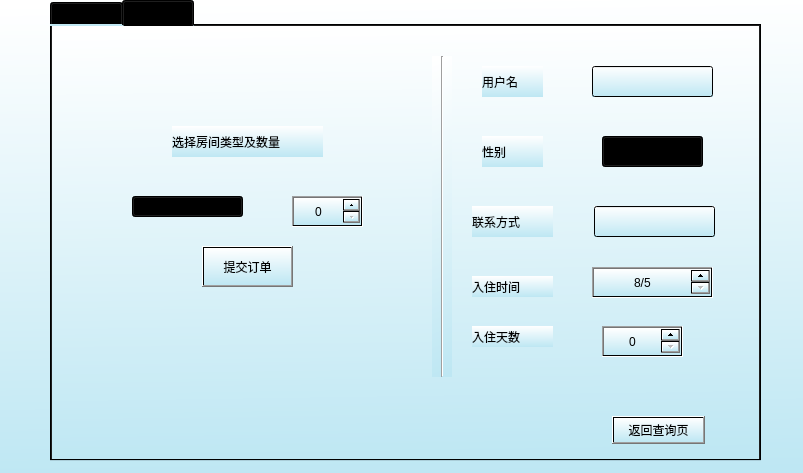
<?xml version="1.0" encoding="UTF-8"?>
<ui version="4.0">
 <class>UserDialog</class>
 <widget class="QDialog" name="UserDialog">
  <property name="geometry">
   <rect>
    <x>0</x>
    <y>0</y>
    <width>803</width>
    <height>473</height>
   </rect>
  </property>
  <property name="windowTitle">
   <string>Dialog</string>
  </property>
  <property name="styleSheet">
   <string notr="true">background-color: qlineargradient(spread:pad, x1:0.522, y1:1, x2:0.497, y2:0, stop:0 rgba(190, 231, 243, 255), stop:1 rgba(255, 255, 255, 255));</string>
  </property>
  <widget class="QTabWidget" name="tabWidget">
   <property name="geometry">
    <rect>
     <x>50</x>
     <y>0</y>
     <width>711</width>
     <height>461</height>
    </rect>
   </property>
   <property name="font">
    <font>
     <family>Microsoft YaHei</family>
    </font>
   </property>
   <property name="toolTip">
    <string>&lt;html&gt;&lt;head/&gt;&lt;body&gt;&lt;p&gt;&lt;br/&gt;&lt;/p&gt;&lt;/body&gt;&lt;/html&gt;</string>
   </property>
   <property name="toolTipDuration">
    <number>4</number>
   </property>
   <property name="layoutDirection">
    <enum>Qt::LeftToRight</enum>
   </property>
   <property name="tabPosition">
    <enum>QTabWidget::North</enum>
   </property>
   <property name="currentIndex">
    <number>1</number>
   </property>
   <property name="iconSize">
    <size>
     <width>16</width>
     <height>16</height>
    </size>
   </property>
   <widget class="QWidget" name="hotel">
    <attribute name="title">
     <string>酒店查询</string>
    </attribute>
    <widget class="QLabel" name="city">
     <property name="geometry">
      <rect>
       <x>500</x>
       <y>280</y>
       <width>72</width>
       <height>21</height>
      </rect>
     </property>
     <property name="styleSheet">
      <string notr="true">font: 10pt &quot;Microsoft YaHei UI&quot;;</string>
     </property>
     <property name="frameShape">
      <enum>QFrame::Panel</enum>
     </property>
     <property name="text">
      <string>城市</string>
     </property>
     <property name="alignment">
      <set>Qt::AlignCenter</set>
     </property>
    </widget>
    <widget class="QPushButton" name="Evaluation">
     <property name="geometry">
      <rect>
       <x>580</x>
       <y>50</y>
       <width>111</width>
       <height>28</height>
      </rect>
     </property>
     <property name="text">
      <string>评价从好到坏</string>
     </property>
    </widget>
    <widget class="QLabel" name="label_2">
     <property name="geometry">
      <rect>
       <x>500</x>
       <y>70</y>
       <width>72</width>
       <height>21</height>
      </rect>
     </property>
     <property name="styleSheet">
      <string notr="true">font: 75 10pt &quot;Microsoft YaHei UI&quot;;</string>
     </property>
     <property name="frameShape">
      <enum>QFrame::Panel</enum>
     </property>
     <property name="text">
      <string>排序 </string>
     </property>
     <property name="alignment">
      <set>Qt::AlignCenter</set>
     </property>
    </widget>
    <widget class="QPushButton" name="price">
     <property name="geometry">
      <rect>
       <x>580</x>
       <y>90</y>
       <width>111</width>
       <height>28</height>
      </rect>
     </property>
     <property name="text">
      <string>价格从高到低</string>
     </property>
    </widget>
    <widget class="QLineEdit" name="City">
     <property name="geometry">
      <rect>
       <x>580</x>
       <y>280</y>
       <width>113</width>
       <height>21</height>
      </rect>
     </property>
    </widget>
    <widget class="QLabel" name="label_3">
     <property name="geometry">
      <rect>
       <x>500</x>
       <y>210</y>
       <width>72</width>
       <height>31</height>
      </rect>
     </property>
     <property name="styleSheet">
      <string notr="true">font: 75 10pt &quot;Microsoft YaHei UI&quot;;
gridline-color: rgb(0, 0, 0);</string>
     </property>
     <property name="frameShape">
      <enum>QFrame::Panel</enum>
     </property>
     <property name="text">
      <string>按条件</string>
     </property>
     <property name="alignment">
      <set>Qt::AlignCenter</set>
     </property>
    </widget>
    <widget class="QPushButton" name="check">
     <property name="geometry">
      <rect>
       <x>580</x>
       <y>210</y>
       <width>101</width>
       <height>31</height>
      </rect>
     </property>
     <property name="font">
      <font>
       <family>Microsoft YaHei UI</family>
       <pointsize>10</pointsize>
       <stylestrategy>PreferAntialias</stylestrategy>
      </font>
     </property>
     <property name="text">
      <string>查询</string>
     </property>
    </widget>
    <widget class="QLabel" name="label_4">
     <property name="geometry">
      <rect>
       <x>500</x>
       <y>340</y>
       <width>72</width>
       <height>21</height>
      </rect>
     </property>
     <property name="styleSheet">
      <string notr="true">font: 75 10pt &quot;Microsoft YaHei UI&quot;;</string>
     </property>
     <property name="frameShape">
      <enum>QFrame::Panel</enum>
     </property>
     <property name="text">
      <string>房型</string>
     </property>
     <property name="alignment">
      <set>Qt::AlignCenter</set>
     </property>
    </widget>
    <widget class="QComboBox" name="comboBox">
     <property name="geometry">
      <rect>
       <x>580</x>
       <y>340</y>
       <width>111</width>
       <height>21</height>
      </rect>
     </property>
     <property name="font">
      <font>
       <family>Microsoft YaHei UI</family>
       <pointsize>9</pointsize>
       <weight>75</weight>
       <bold>true</bold>
      </font>
     </property>
     <property name="styleSheet">
      <string notr="true">background-color: qlineargradient(spread:pad, x1:1, y1:0, x2:1, y2:0, stop:0 rgba(167, 235, 255, 255), stop:1 rgba(255, 255, 255, 255));</string>
     </property>
     <item>
      <property name="text">
       <string>标间（单人）</string>
      </property>
     </item>
     <item>
      <property name="text">
       <string>标间（双人）</string>
      </property>
     </item>
     <item>
      <property name="text">
       <string>大床房</string>
      </property>
     </item>
     <item>
      <property name="text">
       <string>豪华套房</string>
      </property>
     </item>
    </widget>
    <widget class="Line" name="line">
     <property name="geometry">
      <rect>
       <x>480</x>
       <y>10</y>
       <width>20</width>
       <height>401</height>
      </rect>
     </property>
     <property name="orientation">
      <enum>Qt::Vertical</enum>
     </property>
    </widget>
    <widget class="QTableWidget" name="Hoteltable">
     <property name="geometry">
      <rect>
       <x>20</x>
       <y>40</y>
       <width>441</width>
       <height>371</height>
      </rect>
     </property>
     <column>
      <property name="text">
       <string>名称</string>
      </property>
     </column>
     <column>
      <property name="text">
       <string>城市</string>
      </property>
     </column>
     <column>
      <property name="text">
       <string>地址</string>
      </property>
     </column>
     <column>
      <property name="text">
       <string>价格</string>
      </property>
     </column>
     <column>
      <property name="text">
       <string>评分</string>
      </property>
     </column>
     <column>
      <property name="text">
       <string>房余量</string>
      </property>
     </column>
     <column>
      <property name="text">
       <string>优惠</string>
      </property>
     </column>
    </widget>
    <widget class="QLabel" name="dbclick">
     <property name="geometry">
      <rect>
       <x>50</x>
       <y>10</y>
       <width>421</width>
       <height>20</height>
      </rect>
     </property>
     <property name="font">
      <font>
       <family>Microsoft YaHei UI</family>
       <pointsize>10</pointsize>
      </font>
     </property>
     <property name="text">
      <string>双击选择进行下单的酒店</string>
     </property>
     <property name="alignment">
      <set>Qt::AlignCenter</set>
     </property>
    </widget>
    <widget class="QLabel" name="hello">
     <property name="geometry">
      <rect>
       <x>521</x>
       <y>10</y>
       <width>171</width>
       <height>21</height>
      </rect>
     </property>
     <property name="font">
      <font>
       <family>Microsoft YaHei UI</family>
       <pointsize>10</pointsize>
       <weight>75</weight>
       <bold>true</bold>
      </font>
     </property>
     <property name="text">
      <string>TextLabel</string>
     </property>
     <property name="alignment">
      <set>Qt::AlignCenter</set>
     </property>
    </widget>
    <zorder>Hoteltable</zorder>
    <zorder>city</zorder>
    <zorder>Evaluation</zorder>
    <zorder>label_2</zorder>
    <zorder>price</zorder>
    <zorder>City</zorder>
    <zorder>label_3</zorder>
    <zorder>check</zorder>
    <zorder>label_4</zorder>
    <zorder>comboBox</zorder>
    <zorder>line</zorder>
    <zorder>dbclick</zorder>
    <zorder>hello</zorder>
   </widget>
   <widget class="QWidget" name="order">
    <attribute name="title">
     <string>我的订单</string>
    </attribute>
    <widget class="QTableWidget" name="ordertable">
     <property name="geometry">
      <rect>
       <x>20</x>
       <y>50</y>
       <width>631</width>
       <height>341</height>
      </rect>
     </property>
     <property name="font">
      <font>
       <family>Microsoft YaHei UI</family>
      </font>
     </property>
     <column>
      <property name="text">
       <string>酒店名</string>
      </property>
     </column>
     <column>
      <property name="text">
       <string>房间类型</string>
      </property>
     </column>
     <column>
      <property name="text">
       <string>入住天数</string>
      </property>
     </column>
     <column>
      <property name="text">
       <string>入住日期</string>
      </property>
     </column>
     <column>
      <property name="text">
       <string>总金额</string>
      </property>
     </column>
     <column>
      <property name="text">
       <string>订单状态</string>
      </property>
     </column>
    </widget>
    <widget class="QGroupBox" name="box">
     <property name="geometry">
      <rect>
       <x>240</x>
       <y>50</y>
       <width>281</width>
       <height>311</height>
      </rect>
     </property>
     <property name="title">
      <string>订单操作</string>
     </property>
     <widget class="QLabel" name="label_6">
      <property name="geometry">
       <rect>
        <x>20</x>
        <y>70</y>
        <width>72</width>
        <height>21</height>
       </rect>
      </property>
      <property name="text">
       <string>订单状态</string>
      </property>
     </widget>
     <widget class="QLabel" name="OrderStatus">
      <property name="geometry">
       <rect>
        <x>120</x>
        <y>70</y>
        <width>131</width>
        <height>21</height>
       </rect>
      </property>
      <property name="text">
       <string/>
      </property>
     </widget>
     <widget class="QLabel" name="label_8">
      <property name="geometry">
       <rect>
        <x>20</x>
        <y>30</y>
        <width>72</width>
        <height>21</height>
       </rect>
      </property>
      <property name="text">
       <string>酒店名</string>
      </property>
     </widget>
     <widget class="QLabel" name="Hotelname">
      <property name="geometry">
       <rect>
        <x>120</x>
        <y>30</y>
        <width>131</width>
        <height>21</height>
       </rect>
      </property>
      <property name="text">
       <string/>
      </property>
     </widget>
     <widget class="QLabel" name="label_10">
      <property name="geometry">
       <rect>
        <x>20</x>
        <y>150</y>
        <width>72</width>
        <height>21</height>
       </rect>
      </property>
      <property name="text">
       <string>房间类型</string>
      </property>
     </widget>
     <widget class="QLabel" name="Room">
      <property name="geometry">
       <rect>
        <x>120</x>
        <y>150</y>
        <width>131</width>
        <height>21</height>
       </rect>
      </property>
      <property name="text">
       <string/>
      </property>
     </widget>
     <widget class="QLabel" name="label_12">
      <property name="geometry">
       <rect>
        <x>20</x>
        <y>190</y>
        <width>72</width>
        <height>21</height>
       </rect>
      </property>
      <property name="text">
       <string>总金额</string>
      </property>
     </widget>
     <widget class="QLabel" name="TotalPrice">
      <property name="geometry">
       <rect>
        <x>120</x>
        <y>190</y>
        <width>131</width>
        <height>21</height>
       </rect>
      </property>
      <property name="text">
       <string/>
      </property>
     </widget>
     <widget class="QPushButton" name="pay">
      <property name="geometry">
       <rect>
        <x>90</x>
        <y>260</y>
        <width>93</width>
        <height>28</height>
       </rect>
      </property>
      <property name="text">
       <string>付款</string>
      </property>
     </widget>
     <widget class="QPushButton" name="evaluate">
      <property name="geometry">
       <rect>
        <x>90</x>
        <y>260</y>
        <width>93</width>
        <height>28</height>
       </rect>
      </property>
      <property name="text">
       <string>评价</string>
      </property>
     </widget>
     <widget class="QLabel" name="label">
      <property name="geometry">
       <rect>
        <x>20</x>
        <y>110</y>
        <width>72</width>
        <height>21</height>
       </rect>
      </property>
      <property name="text">
       <string>订单号</string>
      </property>
     </widget>
     <widget class="QLabel" name="No">
      <property name="geometry">
       <rect>
        <x>120</x>
        <y>110</y>
        <width>131</width>
        <height>21</height>
       </rect>
      </property>
      <property name="text">
       <string/>
      </property>
     </widget>
     <widget class="QPushButton" name="Return">
      <property name="geometry">
       <rect>
        <x>90</x>
        <y>260</y>
        <width>93</width>
        <height>28</height>
       </rect>
      </property>
      <property name="text">
       <string>返回</string>
      </property>
     </widget>
     <widget class="QPushButton" name="refee">
      <property name="geometry">
       <rect>
        <x>90</x>
        <y>260</y>
        <width>93</width>
        <height>28</height>
       </rect>
      </property>
      <property name="text">
       <string>退款</string>
      </property>
     </widget>
     <widget class="QGroupBox" name="valuebox">
      <property name="geometry">
       <rect>
        <x>0</x>
        <y>0</y>
        <width>281</width>
        <height>311</height>
       </rect>
      </property>
      <property name="title">
       <string>评价</string>
      </property>
      <widget class="QLabel" name="label_5">
       <property name="geometry">
        <rect>
         <x>60</x>
         <y>30</y>
         <width>51</width>
         <height>21</height>
        </rect>
       </property>
       <property name="font">
        <font>
         <family>Microsoft YaHei UI</family>
         <pointsize>10</pointsize>
         <weight>50</weight>
         <bold>false</bold>
        </font>
       </property>
       <property name="text">
        <string>评分</string>
       </property>
       <property name="alignment">
        <set>Qt::AlignCenter</set>
       </property>
      </widget>
      <widget class="QSpinBox" name="value">
       <property name="geometry">
        <rect>
         <x>130</x>
         <y>30</y>
         <width>91</width>
         <height>31</height>
        </rect>
       </property>
       <property name="font">
        <font>
         <family>Microsoft YaHei UI</family>
         <pointsize>10</pointsize>
         <weight>75</weight>
         <bold>true</bold>
        </font>
       </property>
       <property name="alignment">
        <set>Qt::AlignCenter</set>
       </property>
       <property name="minimum">
        <number>0</number>
       </property>
       <property name="maximum">
        <number>5</number>
       </property>
       <property name="singleStep">
        <number>1</number>
       </property>
       <property name="value">
        <number>0</number>
       </property>
      </widget>
      <widget class="QLabel" name="label_7">
       <property name="geometry">
        <rect>
         <x>100</x>
         <y>90</y>
         <width>81</width>
         <height>31</height>
        </rect>
       </property>
       <property name="font">
        <font>
         <family>Microsoft YaHei UI</family>
         <pointsize>10</pointsize>
         <weight>50</weight>
         <bold>false</bold>
        </font>
       </property>
       <property name="text">
        <string>填写评价</string>
       </property>
       <property name="alignment">
        <set>Qt::AlignCenter</set>
       </property>
      </widget>
      <widget class="QLineEdit" name="comment">
       <property name="geometry">
        <rect>
         <x>30</x>
         <y>130</y>
         <width>221</width>
         <height>131</height>
        </rect>
       </property>
       <property name="text">
        <string/>
       </property>
      </widget>
      <widget class="QPushButton" name="submit">
       <property name="geometry">
        <rect>
         <x>100</x>
         <y>270</y>
         <width>93</width>
         <height>28</height>
        </rect>
       </property>
       <property name="text">
        <string>提交评价</string>
       </property>
      </widget>
     </widget>
    </widget>
    <widget class="QPushButton" name="pushButton_2">
     <property name="geometry">
      <rect>
       <x>560</x>
       <y>10</y>
       <width>93</width>
       <height>28</height>
      </rect>
     </property>
     <property name="text">
      <string>刷新</string>
     </property>
    </widget>
    <widget class="QPushButton" name="pushButton_3">
     <property name="geometry">
      <rect>
       <x>450</x>
       <y>10</y>
       <width>93</width>
       <height>28</height>
      </rect>
     </property>
     <property name="text">
      <string>退出</string>
     </property>
    </widget>
    <widget class="QLabel" name="label_9">
     <property name="geometry">
      <rect>
       <x>40</x>
       <y>15</y>
       <width>181</width>
       <height>20</height>
      </rect>
     </property>
     <property name="text">
      <string>双击订单行进行更多操作</string>
     </property>
    </widget>
   </widget>
  </widget>
  <widget class="QTabWidget" name="tabWidget_2">
   <property name="geometry">
    <rect>
     <x>50</x>
     <y>0</y>
     <width>711</width>
     <height>461</height>
    </rect>
   </property>
   <property name="currentIndex">
    <number>1</number>
   </property>
   <widget class="QWidget" name="tab_3">
    <attribute name="title">
     <string>酒店简介</string>
    </attribute>
    <widget class="QLabel" name="label_16">
     <property name="geometry">
      <rect>
       <x>21</x>
       <y>94</y>
       <width>81</width>
       <height>31</height>
      </rect>
     </property>
     <property name="font">
      <font>
       <family>Microsoft YaHei UI</family>
       <pointsize>10</pointsize>
      </font>
     </property>
     <property name="text">
      <string>图片展示</string>
     </property>
     <property name="alignment">
      <set>Qt::AlignCenter</set>
     </property>
    </widget>
    <widget class="QLabel" name="img_in01">
     <property name="geometry">
      <rect>
       <x>390</x>
       <y>190</y>
       <width>191</width>
       <height>101</height>
      </rect>
     </property>
     <property name="font">
      <font>
       <family>Microsoft YaHei UI</family>
       <pointsize>10</pointsize>
      </font>
     </property>
     <property name="text">
      <string>内景1</string>
     </property>
     <property name="alignment">
      <set>Qt::AlignCenter</set>
     </property>
    </widget>
    <widget class="QLabel" name="img_in02">
     <property name="geometry">
      <rect>
       <x>390</x>
       <y>300</y>
       <width>191</width>
       <height>101</height>
      </rect>
     </property>
     <property name="font">
      <font>
       <family>Microsoft YaHei UI</family>
       <pointsize>10</pointsize>
      </font>
     </property>
     <property name="text">
      <string>内景2</string>
     </property>
     <property name="alignment">
      <set>Qt::AlignCenter</set>
     </property>
    </widget>
    <widget class="QLabel" name="label_17">
     <property name="geometry">
      <rect>
       <x>90</x>
       <y>150</y>
       <width>72</width>
       <height>31</height>
      </rect>
     </property>
     <property name="font">
      <font>
       <family>Microsoft YaHei UI</family>
       <pointsize>10</pointsize>
      </font>
     </property>
     <property name="text">
      <string>外景</string>
     </property>
     <property name="alignment">
      <set>Qt::AlignCenter</set>
     </property>
    </widget>
    <widget class="QLabel" name="img_out">
     <property name="geometry">
      <rect>
       <x>30</x>
       <y>200</y>
       <width>191</width>
       <height>121</height>
      </rect>
     </property>
     <property name="font">
      <font>
       <family>Microsoft YaHei UI</family>
       <pointsize>10</pointsize>
      </font>
     </property>
     <property name="text">
      <string>外景</string>
     </property>
     <property name="alignment">
      <set>Qt::AlignCenter</set>
     </property>
    </widget>
    <widget class="QLabel" name="label_18">
     <property name="geometry">
      <rect>
       <x>450</x>
       <y>150</y>
       <width>81</width>
       <height>31</height>
      </rect>
     </property>
     <property name="font">
      <font>
       <family>Microsoft YaHei UI</family>
       <pointsize>10</pointsize>
      </font>
     </property>
     <property name="text">
      <string>房间图片</string>
     </property>
     <property name="alignment">
      <set>Qt::AlignCenter</set>
     </property>
    </widget>
    <widget class="QLabel" name="discription">
     <property name="geometry">
      <rect>
       <x>240</x>
       <y>60</y>
       <width>431</width>
       <height>41</height>
      </rect>
     </property>
     <property name="font">
      <font>
       <family>Microsoft YaHei UI</family>
       <pointsize>10</pointsize>
      </font>
     </property>
     <property name="text">
      <string>酒店简介</string>
     </property>
     <property name="alignment">
      <set>Qt::AlignCenter</set>
     </property>
    </widget>
    <widget class="QLabel" name="Hotel">
     <property name="geometry">
      <rect>
       <x>20</x>
       <y>20</y>
       <width>81</width>
       <height>21</height>
      </rect>
     </property>
     <property name="font">
      <font>
       <family>Microsoft YaHei UI</family>
       <pointsize>10</pointsize>
      </font>
     </property>
     <property name="text">
      <string>酒店名</string>
     </property>
     <property name="alignment">
      <set>Qt::AlignCenter</set>
     </property>
    </widget>
    <widget class="QLabel" name="Address">
     <property name="geometry">
      <rect>
       <x>270</x>
       <y>20</y>
       <width>371</width>
       <height>21</height>
      </rect>
     </property>
     <property name="font">
      <font>
       <family>Microsoft YaHei UI</family>
       <pointsize>10</pointsize>
      </font>
     </property>
     <property name="text">
      <string>地址</string>
     </property>
     <property name="alignment">
      <set>Qt::AlignCenter</set>
     </property>
    </widget>
    <widget class="QPushButton" name="pushButton">
     <property name="geometry">
      <rect>
       <x>600</x>
       <y>400</y>
       <width>91</width>
       <height>28</height>
      </rect>
     </property>
     <property name="text">
      <string>返回查询页</string>
     </property>
    </widget>
   </widget>
   <widget class="QWidget" name="tab_4">
    <attribute name="title">
     <string>确认订单</string>
    </attribute>
    <widget class="QSpinBox" name="Daynumber">
     <property name="geometry">
      <rect>
       <x>550</x>
       <y>300</y>
       <width>81</width>
       <height>31</height>
      </rect>
     </property>
     <property name="alignment">
      <set>Qt::AlignCenter</set>
     </property>
    </widget>
    <widget class="QPushButton" name="Submit">
     <property name="geometry">
      <rect>
       <x>150</x>
       <y>220</y>
       <width>91</width>
       <height>41</height>
      </rect>
     </property>
     <property name="text">
      <string>提交订单</string>
     </property>
    </widget>
    <widget class="QLabel" name="label_20">
     <property name="geometry">
      <rect>
       <x>420</x>
       <y>250</y>
       <width>81</width>
       <height>21</height>
      </rect>
     </property>
     <property name="text">
      <string>入住时间</string>
     </property>
    </widget>
    <widget class="QLabel" name="label_21">
     <property name="geometry">
      <rect>
       <x>430</x>
       <y>110</y>
       <width>61</width>
       <height>31</height>
      </rect>
     </property>
     <property name="text">
      <string>性别</string>
     </property>
    </widget>
    <widget class="QLabel" name="label_23">
     <property name="geometry">
      <rect>
       <x>420</x>
       <y>180</y>
       <width>81</width>
       <height>31</height>
      </rect>
     </property>
     <property name="text">
      <string>联系方式</string>
     </property>
    </widget>
    <widget class="QDateEdit" name="checkindate">
     <property name="geometry">
      <rect>
       <x>540</x>
       <y>241</y>
       <width>121</width>
       <height>31</height>
      </rect>
     </property>
     <property name="alignment">
      <set>Qt::AlignCenter</set>
     </property>
     <property name="dateTime">
      <datetime>
       <hour>0</hour>
       <minute>0</minute>
       <second>0</second>
       <year>2018</year>
       <month>8</month>
       <day>5</day>
      </datetime>
     </property>
     <property name="maximumDateTime">
      <datetime>
       <hour>23</hour>
       <minute>59</minute>
       <second>59</second>
       <year>2018</year>
       <month>12</month>
       <day>31</day>
      </datetime>
     </property>
     <property name="minimumDate">
      <date>
       <year>2018</year>
       <month>8</month>
       <day>5</day>
      </date>
     </property>
     <property name="displayFormat">
      <string>M/d</string>
     </property>
     <property name="timeSpec">
      <enum>Qt::LocalTime</enum>
     </property>
    </widget>
    <widget class="QLineEdit" name="Name">
     <property name="geometry">
      <rect>
       <x>540</x>
       <y>40</y>
       <width>121</width>
       <height>31</height>
      </rect>
     </property>
    </widget>
    <widget class="QLabel" name="label_25">
     <property name="geometry">
      <rect>
       <x>120</x>
       <y>100</y>
       <width>151</width>
       <height>31</height>
      </rect>
     </property>
     <property name="text">
      <string>选择房间类型及数量</string>
     </property>
    </widget>
    <widget class="Line" name="line_7">
     <property name="geometry">
      <rect>
       <x>380</x>
       <y>30</y>
       <width>20</width>
       <height>321</height>
      </rect>
     </property>
     <property name="orientation">
      <enum>Qt::Vertical</enum>
     </property>
    </widget>
    <widget class="QLabel" name="label_26">
     <property name="geometry">
      <rect>
       <x>430</x>
       <y>40</y>
       <width>61</width>
       <height>31</height>
      </rect>
     </property>
     <property name="text">
      <string>用户名</string>
     </property>
    </widget>
    <widget class="QLabel" name="label_27">
     <property name="geometry">
      <rect>
       <x>420</x>
       <y>300</y>
       <width>81</width>
       <height>21</height>
      </rect>
     </property>
     <property name="text">
      <string>入住天数</string>
     </property>
    </widget>
    <widget class="QSpinBox" name="Number">
     <property name="geometry">
      <rect>
       <x>240</x>
       <y>170</y>
       <width>71</width>
       <height>31</height>
      </rect>
     </property>
     <property name="alignment">
      <set>Qt::AlignCenter</set>
     </property>
    </widget>
    <widget class="QLineEdit" name="Phonenumber">
     <property name="geometry">
      <rect>
       <x>542</x>
       <y>180</y>
       <width>121</width>
       <height>31</height>
      </rect>
     </property>
    </widget>
    <widget class="QComboBox" name="typebox">
     <property name="geometry">
      <rect>
       <x>80</x>
       <y>170</y>
       <width>111</width>
       <height>21</height>
      </rect>
     </property>
     <property name="font">
      <font>
       <family>Microsoft YaHei UI</family>
       <pointsize>9</pointsize>
       <weight>75</weight>
       <bold>true</bold>
      </font>
     </property>
     <property name="styleSheet">
      <string notr="true">background-color: qlineargradient(spread:pad, x1:1, y1:0, x2:1, y2:0, stop:0 rgba(167, 235, 255, 255), stop:1 rgba(255, 255, 255, 255));</string>
     </property>
     <item>
      <property name="text">
       <string>标间（单人）</string>
      </property>
     </item>
     <item>
      <property name="text">
       <string>标间（双人）</string>
      </property>
     </item>
     <item>
      <property name="text">
       <string>大床房</string>
      </property>
     </item>
     <item>
      <property name="text">
       <string>豪华套房</string>
      </property>
     </item>
    </widget>
    <widget class="QComboBox" name="Sex">
     <property name="geometry">
      <rect>
       <x>550</x>
       <y>110</y>
       <width>101</width>
       <height>31</height>
      </rect>
     </property>
     <property name="font">
      <font>
       <family>Microsoft YaHei UI</family>
       <pointsize>10</pointsize>
       <weight>75</weight>
       <bold>true</bold>
      </font>
     </property>
     <item>
      <property name="text">
       <string>男</string>
      </property>
     </item>
     <item>
      <property name="text">
       <string>女</string>
      </property>
     </item>
    </widget>
    <widget class="QPushButton" name="pushButton_4">
     <property name="geometry">
      <rect>
       <x>560</x>
       <y>390</y>
       <width>93</width>
       <height>28</height>
      </rect>
     </property>
     <property name="text">
      <string>返回查询页</string>
     </property>
    </widget>
   </widget>
  </widget>
 </widget>
 <resources/>
 <connections/>
</ui>
